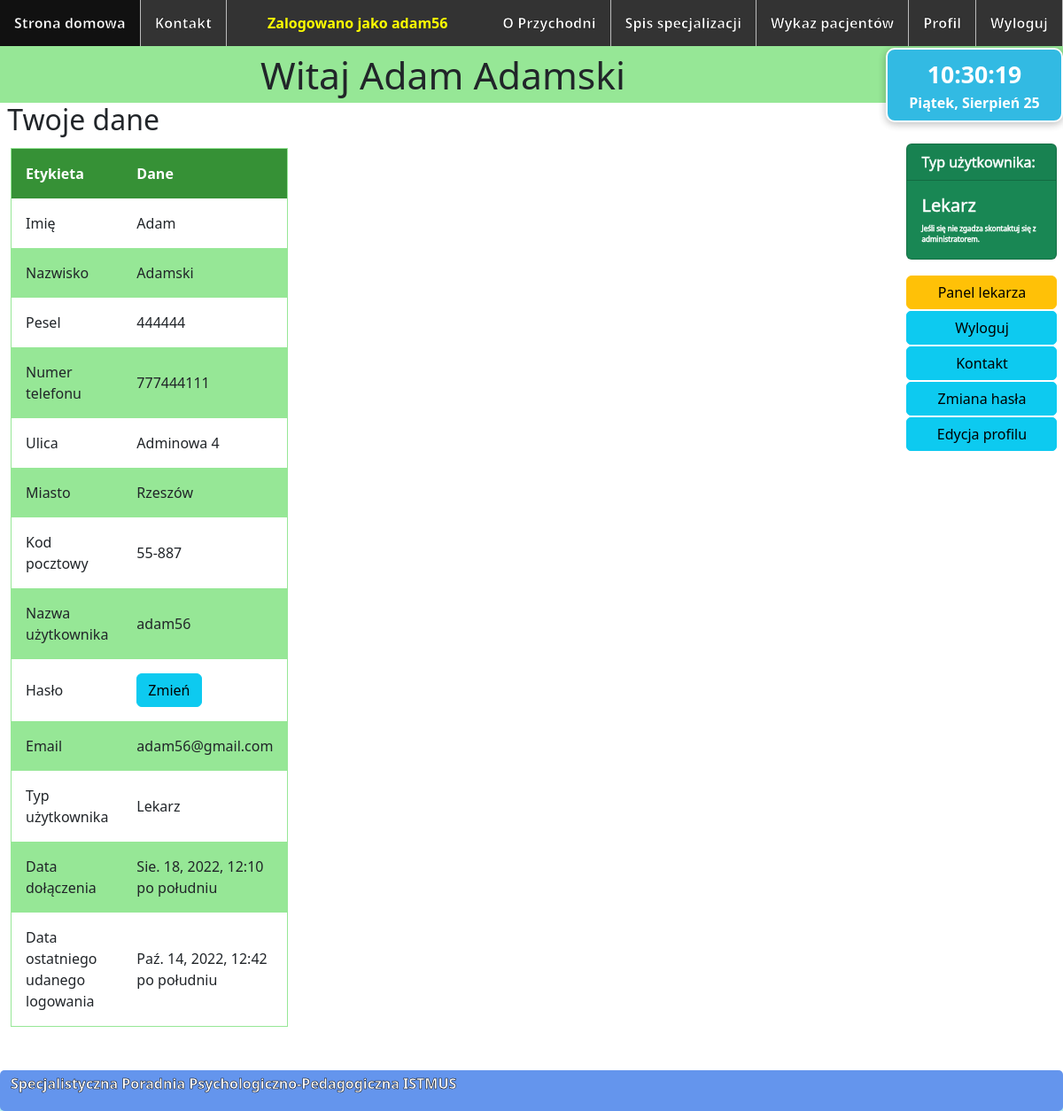
The page /profil/ (signed in) on the database its author committed.
### Przychodnia/models.py (models this page shows, shortened)
class Customer(models.Model):
    user = models.OneToOneField(User, null=True, blank=True, on_delete=models.CASCADE)
    USER_TYPES = (('ADM', 'Administrator'), ('DOC', 'Lekarz'), ('PAT', 'Pacjent'))
    userType = models.CharField(max_length=3, choices=USER_TYPES, default='PAT')
    pesel = models.IntegerField(unique=True, null=True, blank=True)
    name = models.CharField(max_length=20)
    surname = models.CharField(max_length=40)
    telephoneNumber = models.IntegerField(verbose_name='Numer telefonu', null=False, blank=False)
    street = models.CharField(max_length=40)
    city = models.CharField(max_length=40)
    zipCode = models.CharField(max_length=6)
    def displayUserType(self):
        if (self.userType == 'ADM'):
            return "Administrator"
        if (self.userType == 'DOC'):
            return "Lekarz"
        if (self.userType == 'PAT'):
            return "Pacjent"

### Przychodnia/views.py (the view)
# urls.py: path('profil/', views.profile, name='profile'),
@login_required
def profile(request):
    user = get_object_or_404(User, pk=request.user.id)
    customer = get_object_or_404(Customer, user=user)
    today = date.today()
    visits = Visit.objects.filter(patient=customer, term__date__gte=today).order_by('term__date')
    getVisitSpecName(visits)
    return render(request, 'profile.html', {'user': user, 'customer': customer, 'visits': visits})

### Przychodnia/views.py (called while the page is built)
def getVisitSpecName(visits):
    for visit in visits:
        term = visit.term
        visitSpec = term.specializationName
        visit.specializationName = visitSpec

### templates/profile.html (shortened to what this page needs)
{% extends 'base.html' %}
{% load bootstrap %}
{% block content %}
    <div id="header">Witaj {{ customer.name }} {{ customer.surname }}</div>
    <div style=" display: flex;
    justify-content: space-between;">
        <h2>&nbsp;Twoje dane</h2>
    </div>
    <aside style="float: right; margin-right: -30px;">
        <div class="card text-white bg-success mb-3"
             style="max-width: 170px; -webkit-text-stroke: 0.5px white; margin-left: 40%;">
            <div class="card-header">Typ użytkownika:</div>
            <div class="card-body">
                <h5 class="card-title">{{ customer.displayUserType }}</h5>
                <p class="card-text"
                   style="font-size: 6pt">Jeśli się nie zgadza skontaktuj się z administratorem.</p>
            </div>
        </div>
        {% if user.customer.userType == 'DOC' %}
            <a id="a" href="{% url 'doctorProfile' %}">
                <button style="margin-left: 40%; margin-top: 2px; width: 170px;" class="btn btn-warning">Panel lekarza
                </button>
            </a>
        {% endif %}
        <a id="a" href="{% url 'logout' %}">
            <button class="btn btn-info" style="margin-left: 40%; width: 170px;  border-radius: 5px; margin-top: 2px"
                    onclick="logout()">Wyloguj
            </button>
        </a>
        <div style="margin-left: 40%;"><a id="a" href="{% url 'contact' %}">
            <button class="btn btn-info" style=" width: 170px;  border-radius: 5px; margin-top: 2px" type="button">
                Kontakt
            </button>
        </a></div>
        <div style="margin-left: 40%;"><a href="{% url 'changePassword' %}">
            <button class="btn btn-info" style=" width: 170px;  border-radius: 5px; margin-top: 2px" type="button">
                Zmiana hasła
            </button>
        </a></div>
        <div style="margin-left: 40%;"><a href="{% url 'editProfile' %}">
            <button class="btn btn-info" style=" width: 170px;  border-radius: 5px; margin-top: 2px" type="button">
                Edycja profilu
            </button>
        </a></div>
    </aside>
    <div class="row" style="margin-bottom: 10px;">
        <div class="column" style="max-width: 300px">
            <table>
                <tr>
                    <th>Etykieta</th>
                    <th>Dane</th>
                </tr>
                <tr>
                    <td>Imię</td>
                    <td>{{ customer.name }}</td>
                </tr>
                <tr>
                    <td>Nazwisko</td>
                    <td>{{ customer.surname }}</td>
                </tr>
                <tr>
                    <td>Pesel</td>
                    <td>{{ customer.pesel }}</td>
                </tr>
                <tr>
                    <td>Numer telefonu</td>
                    <td>{{ customer.telephoneNumber }}</td>
                </tr>
                <tr>
                    <td>Ulica</td>
                    <td>{{ customer.street }}</td>
                </tr>
                <tr>
                    <td>Miasto</td>
                    <td>{{ customer.city }}</td>
                </tr>
                <tr>
                    <td>Kod pocztowy</td>
                    <td>{{ customer.zipCode }}</td>
                </tr>
                <tr>
                    <td>Nazwa użytkownika</td>
                    <td>{{ user.username }}</td>
                </tr>
                <tr>
                    <td>Hasło</td>
                    <td><a class="btn btn-info" href="{% url 'changePassword' %}">Zmień</a>
                    </td>
                </tr>
                <tr>
                    <td>Email</td>
                    <td>{{ user.email }}</td>
                </tr>
                <tr>
                    <td>Typ użytkownika</td>
                    <td>{{ customer.displayUserType }}</td>
                </tr>
                <tr>
                    <td>Data dołączenia</td>
                    <td>{{ user.date_joined }}</td>
                </tr>
                <tr>
                    <td>Data ostatniego udanego logowania</td>
                    <td>{{ user.last_login }}</td>
                </tr>
            </table>
        </div>
    <br>
{% endblock content %}

### templates/base.html (shortened to what this page needs)
<!DOCTYPE html>
<html lang="en">
<head>
    {% load static %}
    <link rel="stylesheet" type="text/css" href="{% static 'styles/style.css' %}"/>
    <link href="https://cdn.jsdelivr.net/npm/bootstrap@5.2.0-beta1/dist/css/bootstrap.min.css" rel="stylesheet"
>
</head>
<body>
<header>
    <ul id="ul">
        <li id="li"><a id="a" href="{% url 'homepage' %}">Strona domowa</a></li>
        <li id="li"><a id="a" href="{% url 'contact' %}">Kontakt</a></li>
        {% if user.is_authenticated %}
            <li id="li" style="float:right"><a id="a" href="{% url 'logout' %}">Wyloguj</a></li>
            <li id="li" style="float:right"><a id="a" href="{% url 'profile' %}">Profil</a></li>
            {% if user.customer.userType == 'DOC' %}
                <li id="li" style="float:right"><a id="a" href="{% url 'patientsList' %}">Wykaz
                    pacjentów</a></li>
            {% endif %}
            <li id="li" style="float:right"><a id="a" href="{% url 'doctorsList' %}">Spis specjalizacji</a></li>
        {% endif %}
        <li id="li" style="float:right"><a id="a" href="{% url 'about' %}">O Przychodni</a></li>
        {% if user.is_authenticated %}
            <li id="username">Zalogowano jako {{ user.username }}</li>
        {% endif %}
    </ul>
</header>
<aside style="float: right">
    <div class="time">
        <span class="hms"></span>
        <br>
        <span class="date"></span>
    </div>
</aside>
{% block content %}{% endblock content %}
<footer>
    <p>Specjalistyczna Poradnia Psychologiczno-Pedagogiczna ISTMUS</p>
</footer>
</body>
</html>

### Przychodnia/static/styles/style.css (style rules this page uses)
header { height: auto; }
#header { margin-top: 52px; height: auto; font-size: 32pt; background-color: #96e796; text-align: center; }
html { background-color: paleturquoise; background-size: cover; }
#ul { list-style-type: none; margin: 0; padding: 0; overflow: hidden; background-color: #333; position: fixed; top: 0; width: 100%; }
#li { float: left; }
li a { display: block; color: white; text-align: center; padding: 14px 16px; text-decoration: none; font-weight: bold; -webkit-text-stroke: 0.5px black; }
#li #a { display: block; color: white; text-align: center; padding: 14px 16px; text-decoration: none; font-weight: bold; }
li { border-right: 1px solid #bbb; }
li:last-child { border-right: none; }
#li { border-right: 1px solid #bbb; }
footer { text-align: left; padding: 3px; background-color: cornflowerblue; display: block; color: white; position: fixed; left: 0; bottom: 0; width: 100%; font-weight: bold; border-radius: 5px; -webkit-text-stroke: 0.5px black; }
#username { display: block; color: yellow; text-align: center; padding: 14px 16px; text-decoration: none; font-weight: bold; }
* { box-sizing: border-box; }
.row { display: flex; margin-left: -5px; margin-right: -5px; }
.column { flex: 50%; padding: 5px; }
table { border-collapse: collapse; border-spacing: 0; width: 75%; border: 1px solid #96e796; margin-bottom: 10vh; border-radius: 5px; !important; }
th { background-color: #369136; color: white; }
th, td { text-align: left; padding: 16px; }
tr:nth-child(odd) { background-color: #96e796; }
.time { margin-top: 2px; background: #32bae3; color: #fff; border: 2px solid rgb(255, 252, 252); border-radius: 10px; box-shadow: 0 2px 10px 0 rgba(0, 0, 0, 0.16), 0 2px 10px 0 rgba(0, 0, 0, 0.12); padding: 8px; text-align: center; width: 200px; font-weight: bolder; }
.hms { font-size: 20pt; font-weight: bolder; }
.date { font-size: 12pt; }

### rows shown on the page
Customer: name "Adam", surname "Adamski", displayUserType "Lekarz", pesel "444444", telephoneNumber "777444111", street "Adminowa 4", city "Rzeszów", zipCode "55-887"

### other values the page prints
{{ user.username }} "adam56"
{{ user.email }} "adam56@gmail.com"
{{ user.date_joined }} "Sie. 18, 2022, 12:10 po południu"
{{ user.last_login }} "Paź. 14, 2022, 12:42 po południu"
